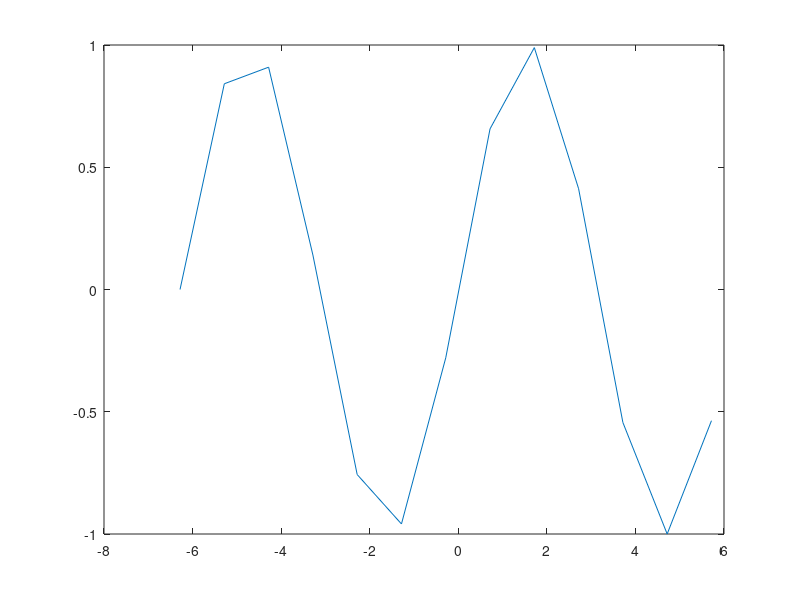
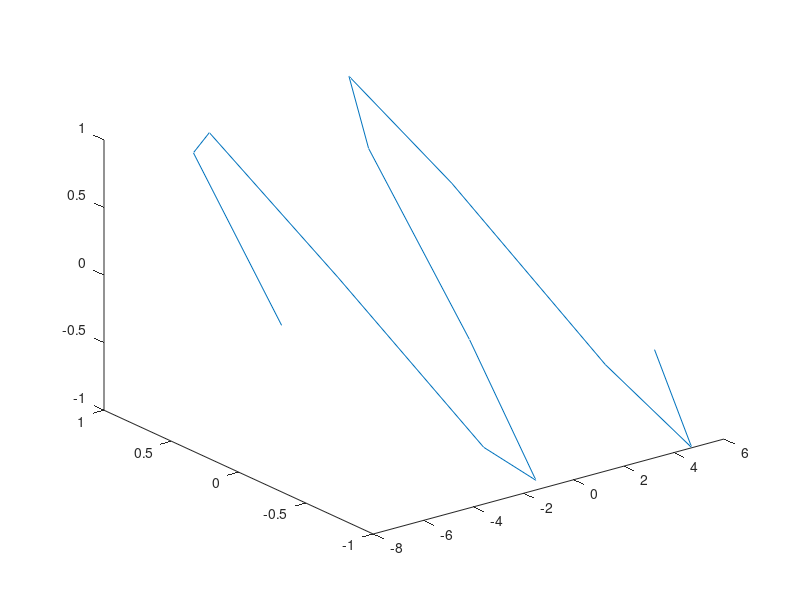
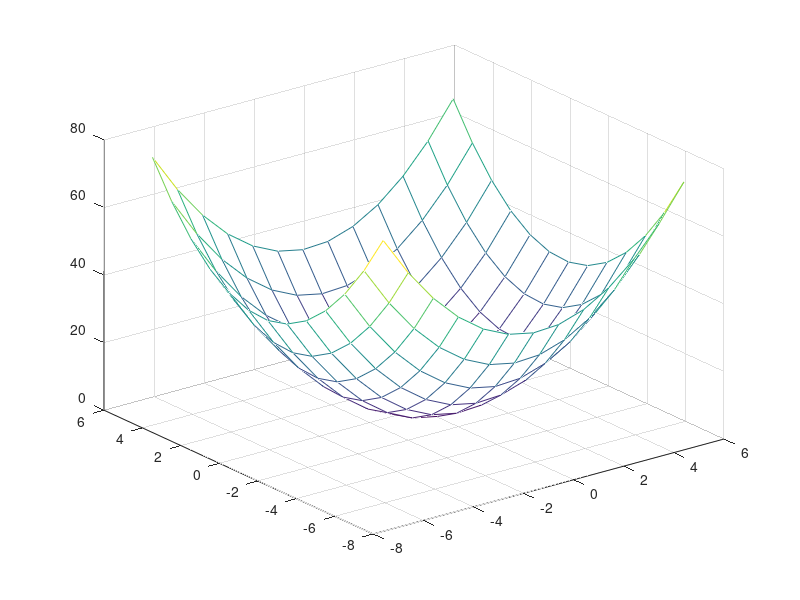

These figures' MATLAB source, in order: (Note: this script raises an error after producing the figures.)
%%%Plotting with multiple variables
clear
clc
close all

%%%Create a 2D plot of y = sin(x)
x = -2*pi:1:2*pi;
y = sin(x);
plot(x,y)

%%%Create a path line in 3D 
figure()
z = sin(x);
plot3(x,y,z)

%%%What if I wanted a plane now in 3D
x3d = x;
y3d = x;
[xx,yy] = meshgrid(x3d,y3d);
zz = xx.^2 + yy.^2; %%% - > z = f(x,y)
figure()
mesh(xx,yy,zz)

%%%What I wanted a function of 3 variables
%%% w = f(x,y,z)
%%% w = x^2 + y^2 + z^2
x3var = x;
y3var = x;
z3var = x;
w3var = zeros(length(x3var),length(y3var),length(z3var));
for idx = 1:length(x3var)
    xi = x3var(idx);
    for jdx = 1:length(y3var)
        yj = y3var(jdx);
        for kdx = 1:length(z3var)
            zk = z3var(kdx);
            w3var(idx,jdx,kdx) = xi^2 + yj^2 + zk^2;
        end
    end
end
plottool(1,'Three Variables',12,'x','y','z')
plot3D(x3var,y3var,z3var,w3var,1,30)
